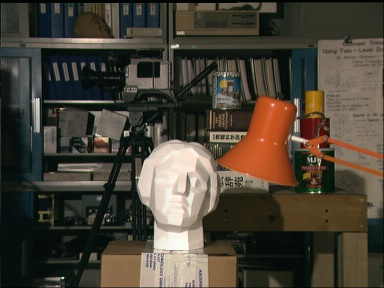
//> input picture DepthMap/Resources/tsukuba/scene1.row3.col1.jpg, 384 x 288 px
$ ./semi_global_matching_refine   (built with g++ and OpenCV 4)
//> lines starting //> are read from the running program, lines starting //| are printed output that depends on the picture; after the words box and inside, x2 and y2 are one past the last pixel; in counts of white or black regions, pixels touching at a corner belong together
### DepthMap/postprocessing.h
#ifndef POSTPROCESSING_H
#define POSTPROCESSING_H

#include <iostream>
#include <vector>

#include <opencv2/core/core.hpp>
#include <opencv2/highgui/highgui.hpp>
#include "opencv2/imgproc/imgproc.hpp"
using namespace cv;
using namespace std;

// utility
float filterblurpoint(cv::Mat newimage, int i, int j, int filtersize);
float filterblurpointRGB(cv::Mat newimage, int i, int j, int filtersize, int color);
float calculateGradient(float dx, float dy, cv::Mat DisparityMap, float d1);

void disparityRefinement(cv::Mat & disparityMap, cv::Mat & refinement_disparitymap, const int threshold);
void depthOfField(cv::Mat & SrcImg, cv::Mat & DstImg, cv::Mat & disparityMap);
void depthOfFieldColor(cv::Mat & SrcImg, cv::Mat & DstImg, cv::Mat & disparityMap);
void droppingleaves(cv::Mat & SrcImg, string & AnimationDir, vector<string> & files, cv::Mat & disparityMap);

#endif // POSTPROCESSING_H

### DepthMap/gaussian.h
#ifndef GAUSSIAN_H
#define GAUSSIAN_H

#include <cassert>
#include <cmath>

#include <opencv2/core/core.hpp>

void grayscaleGaussianBlur(cv::Mat &source, cv::Mat &destination, int sizeX, int sizeY = -1);

#endif // GAUSSIAN_H

### DepthMap/postprocessing.cpp
#include "postprocessing.h"

// simple wrapper for accessing single-channel matrix elements
inline uchar getMatElement(cv::Mat &matrix, int i, int j) {
	assert(matrix.type() == CV_8UC1);
	if (i < 0 || i >= matrix.rows || j < 0 || j >= matrix.cols) {
		return 0;
	}
	else {
		return matrix.at<uchar>(i, j);
	}
}

inline uchar getMatElementRGB(Mat &matrix, int i, int j, int color) {
	assert(matrix.type() == CV_8UC3);
	if (i < 0 || i >= matrix.rows || j < 0 || j >= matrix.cols) {
		return 0;
	}
	else
	{
		return matrix.at<Vec3b>(i, j)[color];
	}
}

float filterblurpoint(cv::Mat newimage, int i, int j, int filtersize) {
	int filter = (filtersize - 1) / 2;
	float tmp = 0.0;
	for (int a = -filter; a <= filter; a++) {
		for (int b = -filter; b <= filter; b++) {
			tmp += (float)getMatElement(newimage, i + a, j + b);
		}
	}
	return tmp / (filtersize*filtersize);
}

float filterblurpointRGB(cv::Mat newimage, int i, int j, int filtersize, int color) {
	int filter = (filtersize - 1) / 2;
	float tmp = 0.0;
	for (int a = -filter; a <= filter; a++) {
		for (int b = -filter; b <= filter; b++) {
			tmp += (float)getMatElementRGB(newimage, i + a, j + b, color);
		}
	}
	return tmp / (filtersize*filtersize);
}

float calculateGradient(float dx, float dy, cv::Mat DisparityMap, float d1)
{

	float d2 = getMatElement(DisparityMap, dx, dy);
	float DG = ((abs(d2 - d1)) / abs((1 + (d2 - d1) / 2)));
	return DG;
}

void disparityRefinement(cv::Mat & disparityMap, cv::Mat & refinement_disparitymap, const int threshold)
{
	float disimg_mean = mean(disparityMap)[0];
	for (int i = 1; i < disparityMap.rows - 1; ++i) {
		for (int j = 1; j < disparityMap.cols - 1; ++j) {
			float d1 = disparityMap.at<uchar>(i, j);//the current disparity
			float up, down, right, left;//save the gradient
			left = calculateGradient(i - 1, j, disparityMap, d1);
			right = calculateGradient(i + 1, j, disparityMap, d1);
			up = calculateGradient(i, j - 1, disparityMap, d1);
			down = calculateGradient(i, j + 1, disparityMap, d1);
			if (left > threshold)//check the gradient
			{
				if (abs(d1 - disimg_mean) < abs((float)disparityMap.at<uchar>(i - 1, j) - disimg_mean))
				{
					refinement_disparitymap.at<uchar>(i - 1, j) = d1;
				}
				else d1 = disparityMap.at<uchar>(i - 1, j);
			}
			if (up > threshold)
			{
				if (abs(d1 - disimg_mean) < abs((float)disparityMap.at<uchar>(i, j - 1) - disimg_mean))
				{
					refinement_disparitymap.at<uchar>(i, j - 1) = d1;
				}
				else d1 = disparityMap.at<uchar>(i, j - 1);
			}
			if (right > threshold)
			{
				if (abs(d1 - disimg_mean) < abs((float)disparityMap.at<uchar>(i + 1, j) - disimg_mean))
				{
					refinement_disparitymap.at<uchar>(i + 1, j) = d1;
				}
				else d1 = disparityMap.at<uchar>(i + 1, j);
			}
			if (down > threshold)
			{
				if (abs(d1 - disimg_mean) < abs((float)disparityMap.at<uchar>(i, j + 1) - disimg_mean))
				{
					refinement_disparitymap.at<uchar>(i, j + 1) = d1;
				}
				else d1 = (float)disparityMap.at<uchar>(i, j + 1);
			}
			//Refinement.at<uchar>(i, j) = d1;
		}
	}
}

void depthOfField(cv::Mat & SrcImg, cv::Mat & DstImg, cv::Mat & disparityMap)
{
	for (int i = 0; i < disparityMap.rows; i++) {
		for (int j = 0; j < disparityMap.cols; j++) {
			if ((float)disparityMap.at<uchar>(i, j) <= 80)
			{
				//checknew.at<uchar>(i, j) = newimage.at<uchar>(i, j);
				DstImg.at<uchar>(i, j) = filterblurpoint(SrcImg, i, j, 5);
			}
			if ((float)disparityMap.at<uchar>(i, j) > 80 && (float)disparityMap.at<uchar>(i, j) <= 100)
			{
				//checknew.at<uchar>(i, j) = newimage.at<uchar>(i, j);
				DstImg.at<uchar>(i, j) = filterblurpoint(SrcImg, i, j, 3);
			}
		}
	}
}

void depthOfFieldColor(cv::Mat & SrcImg, cv::Mat & DstImg, cv::Mat & disparityMap)
{
	for (int i = 0; i < disparityMap.rows; i++) {
		for (int j = 0; j < disparityMap.cols; j++) {
			if ((float)disparityMap.at<uchar>(i, j) <= 80)
			{
				DstImg.at<Vec3b>(i, j)[0] = filterblurpointRGB(SrcImg, i, j, 5, 0);
				DstImg.at<Vec3b>(i, j)[1] = filterblurpointRGB(SrcImg, i, j, 5, 1);
				DstImg.at<Vec3b>(i, j)[2] = filterblurpointRGB(SrcImg, i, j, 5, 2);

			}
			if ((float)disparityMap.at<uchar>(i, j) > 80 && (float)disparityMap.at<uchar>(i, j) <= 100)
			{
				DstImg.at<Vec3b>(i, j)[0] = filterblurpointRGB(SrcImg, i, j, 3, 0);
				DstImg.at<Vec3b>(i, j)[1] = filterblurpointRGB(SrcImg, i, j, 3, 1);
				DstImg.at<Vec3b>(i, j)[2] = filterblurpointRGB(SrcImg, i, j, 3, 2);
			}
		}
	}
}

// [7 lines left out: function isWhite, not called in this run]

void droppingleaves(cv::Mat & SrcImg, string & AnimationDir, vector<string> & files, cv::Mat & disparityMap)
{
	int img_cnt = 2;
	while (1) {

		Mat AniImg = imread(AnimationDir + files[img_cnt]);
		Mat animated_srcimg = SrcImg.clone();

		for (int rowIndex = 0; rowIndex < AniImg.rows; rowIndex++) {
			for (int colIndex = 0; colIndex < animated_srcimg.cols; colIndex++) {
				if ( !isWhite(AniImg.at<Vec3b>(rowIndex, colIndex)) && (int)disparityMap.at<uchar>(rowIndex, colIndex) < 80 ) {
					animated_srcimg.at<Vec3b>(rowIndex, colIndex) = AniImg.at<Vec3b>(rowIndex, colIndex);
				}
				else {
					animated_srcimg.at<Vec3b>(rowIndex, colIndex) = SrcImg.at<Vec3b>(rowIndex, colIndex);
				}
			}
		}
		imshow("Dropping maples", animated_srcimg);
		waitKey(100);
		if (img_cnt < files.size() - 1) {
			img_cnt++;
		}
		else {
			img_cnt = 2;
		}
	}
}

### DepthMap/gaussian.cpp
#include "gaussian.h"

#define PI 3.141592654

// simple wrapper for accessing single-channel matrix elements
inline uchar getMatElement(cv::Mat &matrix, int i, int j) {
	assert(matrix.type() == CV_8UC1);
	if (i < 0 || i >= matrix.rows || j < 0 || j >= matrix.cols) {
		return 0;
	}
	else {
		return matrix.at<uchar>(i, j);
	}
}

void grayscaleGaussianBlur(cv::Mat &source, cv::Mat &destination, int sizeX, int sizeY) {
	if (sizeY == -1) {
		sizeY = sizeX;
	}

	// assert that the kernel sizes are odd and positive
	assert(sizeX % 2 == 1);
	assert(sizeY % 2 == 1);

	// assert that the image matrices are grayscale
	assert(source.type() == CV_8UC1);
	assert(destination.type() == CV_8UC1);

	// assert that the image matrices are of the same size
	assert(source.size() == destination.size());

	int radiusX = (sizeX - 1) / 2;
	int radiusY = (sizeY - 1) / 2;

	double *kernelX = new double[sizeX];
	double *kernelY = new double[sizeY];

	// sigma determines the "spread" of the "Gaussian bell"
	double sigmaX = radiusX / 2.0;
	double sigmaY = radiusY / 2.0;

	double x, y, sum = 0;

	// calculate kernels and normalize them
	for (int i = 0; i < sizeX; ++i) {
		x = abs(radiusX - i);
		kernelX[i] = (1 / sqrt(2 * PI*sigmaX*sigmaX))*exp(-(x*x) / (2 * sigmaX*sigmaX));
		sum += kernelX[i];
	}
	for (int i = 0; i < sizeX; ++i) {
		kernelX[i] /= sum;
	}

	// if the sizes are equal, the kernels also are
	if (sizeX == sizeY) {
		delete[] kernelY;
		kernelY = kernelX;
	}
	else {
		sum = 0;
		for (int i = 0; i < sizeY; ++i) {
			y = abs(radiusY - i);
			kernelY[i] = (1 / sqrt(2 * PI*sigmaY*sigmaY))*exp(-(y*y) / (2 * sigmaY*sigmaY));
			sum += kernelY[i];
		}
		for (int i = 0; i < sizeY; ++i) {
			kernelY[i] /= sum;
		}
	}

	cv::Mat tmp = destination.clone();

	// convolve image with kernelX
	double valueX, valueY;
	for (int i = 0; i < source.rows; ++i) {
		for (int j = 0; j < source.cols; ++j) {
			valueX = 0;
			for (int k = 0; k < sizeX; ++k) {
				valueX += kernelX[k] * getMatElement(source, i, j + k - radiusX);
			}
			tmp.at<uchar>(i, j) = (uchar)(valueX);
		}
	}

	// convolve image with kernelY
	for (int i = 0; i < tmp.rows; ++i) {
		for (int j = 0; j < tmp.cols; ++j) {
			valueY = 0;
			for (int k = 0; k < sizeY; ++k) {
				valueY += kernelY[k] * getMatElement(tmp, i + k - radiusY, j);
			}
			destination.at<uchar>(i, j) = (uchar)(valueY);
		}
	}

	// dealocate space
	delete[] kernelX;
	if (sizeY != sizeX) {
		delete[] kernelY;
	}
}

### DepthMap/semi_global_matching_refine.cpp
#include <iostream>
#include <algorithm>
#include <vector>
#include <cmath>
#include <ctime>
#include <limits>
#include <Windows.h>
#include <dirent.h>

#include <opencv2/core/core.hpp>
#include <opencv2/highgui/highgui.hpp>
#include "opencv2/imgproc/imgproc.hpp"
#include "gaussian.h"
#include "postprocessing.h"

#define BLUR_RADIUS 3
#define PATHS_PER_SCAN 8
#define MAX_SHORT numeric_limits<unsigned short>::max()
#define SMALL_PENALTY 3
#define LARGE_PENALTY 30
#define DEBUG false
#define CV_EVENT_LBUTTONDOWN 1
#define CV_EVENT_RBUTTONDOWN 2
#define LEVEL 30

using namespace std;
using namespace cv;

struct path {
	short rowDiff;
	short colDiff;
	short index;
};

// [22 lines left out: functions getMatElement, printArray, not called in this run]

unsigned short calculatePixelCostOneWayBT(int row, int leftCol, int rightCol, const Mat &leftImage, const Mat &rightImage) {

	char leftValue, rightValue, beforeRightValue, afterRightValue, rightValueMinus, rightValuePlus, rightValueMin, rightValueMax;

	if (leftCol<0)
		leftValue = 0;
	else
		leftValue = leftImage.at<uchar>(row, leftCol);

	if (rightCol<0)
		rightValue = 0;
	else
		rightValue = rightImage.at<uchar>(row, rightCol);

	if (rightCol > 0) {
		beforeRightValue = rightImage.at<uchar>(row, rightCol - 1);
	}
	else {
		beforeRightValue = rightValue;
	}

	//cout << rightCol <<" " <<leftCol<< endl;
	if (rightCol + 1 < rightImage.cols && rightCol>0) {
		afterRightValue = rightImage.at<uchar>(row, rightCol + 1);
	}
	else {
		afterRightValue = rightValue;
	}

	rightValueMinus = round((rightValue + beforeRightValue) / 2.f);
	rightValuePlus = round((rightValue + afterRightValue) / 2.f);

	rightValueMin = min(rightValue, min(rightValueMinus, rightValuePlus));
	rightValueMax = max(rightValue, max(rightValueMinus, rightValuePlus));

	return max(0, max((leftValue - rightValueMax), (rightValueMin - leftValue)));
}

inline unsigned short calculatePixelCostBT(int row, int leftCol, int rightCol, const Mat &leftImage, const Mat &rightImage) {
	return min(calculatePixelCostOneWayBT(row, leftCol, rightCol, leftImage, rightImage),
		calculatePixelCostOneWayBT(row, rightCol, leftCol, rightImage, leftImage));
}

void calculatePixelCost(Mat &firstImage, Mat &secondImage, int disparityRange, unsigned short ***C)
{
	for (int row = 0; row < firstImage.rows; ++row) {
		for (int col = 0; col < firstImage.cols; ++col) {
			for (int d = 0; d < disparityRange; ++d) {
				//cout << col << " " << d << " "<<disparityRange << " " << col - d << endl;
				C[row][col][d] = calculatePixelCostBT(row, col, col - d, firstImage, secondImage);
			}
		}
	}
}

// pathCount can be 1, 2, 4, or 8
void initializeFirstScanPaths(vector<path> &paths, unsigned short pathCount) {
	for (unsigned short i = 0; i < pathCount; ++i) {
		paths.push_back(path());
	}

	if (paths.size() >= 1) {
		paths[0].rowDiff = 0;
		paths[0].colDiff = -1;
		paths[0].index = 1;
	}

	if (paths.size() >= 2) {
		paths[1].rowDiff = -1;
		paths[1].colDiff = 0;
		paths[1].index = 2;
	}

	if (paths.size() >= 4) {
		paths[2].rowDiff = -1;
		paths[2].colDiff = 1;
		paths[2].index = 4;

		paths[3].rowDiff = -1;
		paths[3].colDiff = -1;
		paths[3].index = 7;
	}

	if (paths.size() >= 8) {
		paths[4].rowDiff = -2;
		paths[4].colDiff = 1;
		paths[4].index = 8;

		paths[5].rowDiff = -2;
		paths[5].colDiff = -1;
		paths[5].index = 9;

		paths[6].rowDiff = -1;
		paths[6].colDiff = -2;
		paths[6].index = 13;

		paths[7].rowDiff = -1;
		paths[7].colDiff = 2;
		paths[7].index = 15;
	}
}

// pathCount can be 1, 2, 4, or 8
void initializeSecondScanPaths(vector<path> &paths, unsigned short pathCount) {
	for (unsigned short i = 0; i < pathCount; ++i) {
		paths.push_back(path());
	}

	if (paths.size() >= 1) {
		paths[0].rowDiff = 0;
		paths[0].colDiff = 1;
		paths[0].index = 0;
	}

	if (paths.size() >= 2) {
		paths[1].rowDiff = 1;
		paths[1].colDiff = 0;
		paths[1].index = 3;
	}

	if (paths.size() >= 4) {
		paths[2].rowDiff = 1;
		paths[2].colDiff = 1;
		paths[2].index = 5;

		paths[3].rowDiff = 1;
		paths[3].colDiff = -1;
		paths[3].index = 6;
	}

	if (paths.size() >= 8) {
		paths[4].rowDiff = 2;
		paths[4].colDiff = 1;
		paths[4].index = 10;

		paths[5].rowDiff = 2;
		paths[5].colDiff = -1;
		paths[5].index = 11;

		paths[6].rowDiff = 1;
		paths[6].colDiff = -2;
		paths[6].index = 12;

		paths[7].rowDiff = 1;
		paths[7].colDiff = 2;
		paths[7].index = 14;
	}
}

unsigned short aggregateCost(int row, int col, int d, path &p, int rows, int cols, int disparityRange, unsigned short ***C, unsigned short ***A) {
	unsigned short aggregatedCost = 0;
	aggregatedCost += C[row][col][d];

	if (DEBUG) {
		printf("{P%d}[%d][%d](d%d)\n", p.index, row, col, d);
	}

	if (row + p.rowDiff < 0 || row + p.rowDiff >= rows || col + p.colDiff < 0 || col + p.colDiff >= cols) {
		// border
		A[row][col][d] += aggregatedCost;
		if (DEBUG) {
			printf("{P%d}[%d][%d](d%d)-> %d <BORDER>\n", p.index, row, col, d, A[row][col][d]);
		}
		return A[row][col][d];
	}

	unsigned short minPrev, minPrevOther, prev, prevPlus, prevMinus;
	prev = minPrev = minPrevOther = prevPlus = prevMinus = MAX_SHORT;

	for (int disp = 0; disp < disparityRange; ++disp) {
		unsigned short tmp = A[row + p.rowDiff][col + p.colDiff][disp];
		if (minPrev > tmp) {
			minPrev = tmp;
		}

		if (disp == d) {
			prev = tmp;
		}
		else if (disp == d + 1) {
			prevPlus = tmp;
		}
		else if (disp == d - 1) {
			prevMinus = tmp;
		}
		else {
			if (minPrevOther > tmp + LARGE_PENALTY) {
				minPrevOther = tmp + LARGE_PENALTY;
			}
		}
	}

	aggregatedCost += min(min((int)prevPlus + SMALL_PENALTY, (int)prevMinus + SMALL_PENALTY), min((int)prev, (int)minPrevOther + LARGE_PENALTY));
	aggregatedCost -= minPrev;

	A[row][col][d] += aggregatedCost;

	if (DEBUG) {
		printf("{P%d}[%d][%d](d%d)-> %d<CALCULATED>\n", p.index, row, col, d, A[row][col][d]);
	}

	return A[row][col][d];
}

float printProgress(unsigned int current, unsigned int max, int lastProgressPrinted) {
	int progress = floor(100 * current / (float)max);
	if (progress >= lastProgressPrinted + 20) {
		lastProgressPrinted = lastProgressPrinted + 20;
		cout << lastProgressPrinted << "%" << endl;
	}
	return lastProgressPrinted;
}

void aggregateCosts(int rows, int cols, int disparityRange, unsigned short ***C, unsigned short ****A, unsigned short ***S) {
	vector<path> firstScanPaths;
	vector<path> secondScanPaths;

	initializeFirstScanPaths(firstScanPaths, PATHS_PER_SCAN);
	initializeSecondScanPaths(secondScanPaths, PATHS_PER_SCAN);

	int lastProgressPrinted = 0;
	cout << "First scan..." << endl;
	for (int row = 0; row < rows; ++row) {
		for (int col = 0; col < cols; ++col) {
			for (unsigned int path = 0; path < firstScanPaths.size(); ++path) {
				for (int d = 0; d < disparityRange; ++d) {
					S[row][col][d] += aggregateCost(row, col, d, firstScanPaths[path], rows, cols, disparityRange, C, A[path]);
				}
			}
		}
		lastProgressPrinted = printProgress(row, rows - 1, lastProgressPrinted);
	}

	lastProgressPrinted = 0;
	cout << "Second scan..." << endl;
	for (int row = rows - 1; row >= 0; --row) {
		for (int col = cols - 1; col >= 0; --col) {
			for (unsigned int path = 0; path < secondScanPaths.size(); ++path) {
				for (int d = 0; d < disparityRange; ++d) {
					S[row][col][d] += aggregateCost(row, col, d, secondScanPaths[path], rows, cols, disparityRange, C, A[path]);
				}
			}
		}
		lastProgressPrinted = printProgress(rows - 1 - row, rows - 1, lastProgressPrinted);
	}
}

void computeDisparity(unsigned short ***S, int rows, int cols, int disparityRange, Mat &disparityMap) {
	unsigned int disparity = 0, minCost;
	for (int row = 0; row < rows; ++row) {
		for (int col = 0; col < cols; ++col) {
			minCost = MAX_SHORT;
			for (int d = disparityRange - 1; d >= 0; --d) {
				if (minCost > S[row][col][d]) {
					minCost = S[row][col][d];
					disparity = d;
				}
			}
			disparityMap.at<uchar>(row, col) = disparity;
		}
	}
}

void saveDisparityMap(Mat &disparityMap, int disparityRange, char* outputFile) {
	double factor = 256.0 / disparityRange;
	for (int row = 0; row < disparityMap.rows; ++row) {
		for (int col = 0; col < disparityMap.cols; ++col) {
			disparityMap.at<uchar>(row, col) *= factor;
		}
	}
	imwrite(outputFile, disparityMap);
}


// [14 lines left out: function depthOfFieldColorchange, not called in this run]

CvPoint VertexOne;
Mat color_img_mouse = imread("Resources/tsukuba/scene1.row3.col1.jpg", CV_LOAD_IMAGE_COLOR);
Mat disparity_mouse = Mat(Size(color_img_mouse.cols, color_img_mouse.rows), CV_8UC1, Scalar::all(0));
// [10 lines left out: function onMouse, not called in this run]

int getdir(string dir, vector<string> &files) {
	DIR *dp;//創立資料夾指標
	struct dirent *dirp;
	if ((dp = opendir(dir.c_str())) == NULL) {
		cout << "Error(" << errno << ") opening " << dir << endl;
		return errno;
	}
	while ((dirp = readdir(dp)) != NULL) {//如果dirent指標非空
		files.push_back(string(dirp->d_name));//將資料夾和檔案名放入vector
	}
	closedir(dp);//關閉資料夾指標
	return 0;
}

int main() {

	Mat firstImage = imread("Resources/tsukuba/scene1.row3.col1.jpg", CV_LOAD_IMAGE_GRAYSCALE);
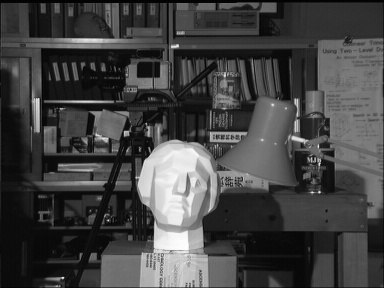
//> firstImage: 288 rows x 384 cols, CV_8UC1; min 0, max 254, mean 67.2
	Mat secondImage = imread("Resources/tsukuba/scene1.row3.col2.jpg", CV_LOAD_IMAGE_GRAYSCALE);
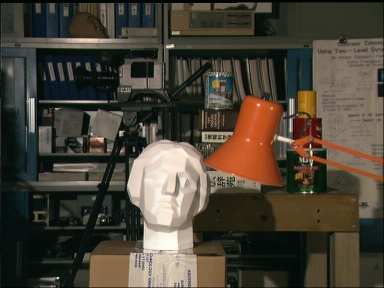
//> input picture DepthMap/Resources/tsukuba/scene1.row3.col2.jpg, 384 x 288 px
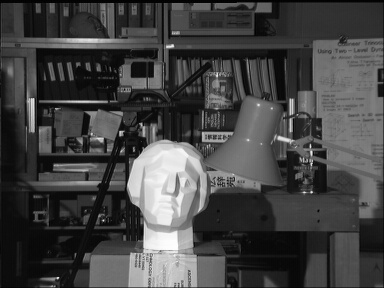
//> secondImage: 288 rows x 384 cols, CV_8UC1; min 0, max 255, mean 67.9


	if (!firstImage.data || !secondImage.data) {
		cerr << "Could not open or find one of the images!" << endl;
		return -1;
	}

	unsigned int disparityRange = 25;
	unsigned short ***C; // pixel cost array W x H x D
	unsigned short ***S; // aggregated cost array W x H x D
	unsigned short ****A; // single path cost array PATHS_PER_SCAN x W x H x D
						  /*
						  * TODO
						  * variable LARGE_PENALTY
						  */

	clock_t begin = clock();

	cout << "Allocating space..." << endl;

	// allocate cost arrays
	C = new unsigned short**[firstImage.rows];
	S = new unsigned short**[firstImage.rows];
	for (int row = 0; row < firstImage.rows; ++row) {
		C[row] = new unsigned short*[firstImage.cols];
		S[row] = new unsigned short*[firstImage.cols]();
		for (int col = 0; col < firstImage.cols; ++col) {
			C[row][col] = new unsigned short[disparityRange];
			S[row][col] = new unsigned short[disparityRange](); // initialize to 0
		}
	}

	A = new unsigned short ***[PATHS_PER_SCAN];
	for (int path = 0; path < PATHS_PER_SCAN; ++path) {
		A[path] = new unsigned short **[firstImage.rows];
		for (int row = 0; row < firstImage.rows; ++row) {
			A[path][row] = new unsigned short*[firstImage.cols];
			for (int col = 0; col < firstImage.cols; ++col) {
				A[path][row][col] = new unsigned short[disparityRange];
				for (unsigned int d = 0; d < disparityRange; ++d) {
					A[path][row][col][d] = 0;
				}
			}
		}
	}

	cout << "Smoothing images..." << endl;
	//
	grayscaleGaussianBlur(firstImage, firstImage, BLUR_RADIUS);
//> the loop in grayscaleGaussianBlur, `for (int i = 0; i < source.rows; ++i)` made 288 passes
//> valueX on passes 1 to 3: 1.32, 0.533, 12.79
//> after the loop in grayscaleGaussianBlur, `for (int i = 0; i < source.rows; ++i)`: valueX = 21.21
//> the loop in grayscaleGaussianBlur, `for (int i = 0; i < tmp.rows; ++i)` made 288 passes
//> valueY on passes 1 to 3: 0.787, 1.38, 11.89
//> after the loop in grayscaleGaussianBlur, `for (int i = 0; i < tmp.rows; ++i)`: valueY = 21.11
	grayscaleGaussianBlur(secondImage, secondImage, BLUR_RADIUS);
//> the loop in grayscaleGaussianBlur (call 2), `for (int i = 0; i < source.rows; ++i)` made 288 passes
//> valueX on passes 1 to 3: 2.68, 0.426, 11
//> the loop in grayscaleGaussianBlur (call 2), `for (int i = 0; i < tmp.rows; ++i)` made 288 passes
//> valueY on passes 1 to 3: 1.57, 1.38, 11.11

	cout << "Calculating pixel cost for the image..." << endl;
	calculatePixelCost(firstImage, secondImage, disparityRange, C);
	if (DEBUG) {
		printArray(C, firstImage.rows, firstImage.cols, disparityRange);
	}
	cout << "Aggregating costs..." << endl;
	aggregateCosts(firstImage.rows, firstImage.cols, disparityRange, C, A, S);
//> after the loop in aggregateCosts, `for (int row = 0; row < rows; ++row)`: lastProgressPrinted = 100
//> the loop in aggregateCosts, `for (int row = rows - 1; row >= 0; --row)` made 288 passes
//> (progress in printProgress, lastProgressPrinted) on passes 2 to 4: (0, 0), (0, 0), (1, 0)
//> (printed output is left out)

	Mat disparityMap = Mat(Size(firstImage.cols, firstImage.rows), CV_8UC1, Scalar::all(0));

	cout << "Computing disparity..." << endl;
	computeDisparity(S, firstImage.rows, firstImage.cols, disparityRange, disparityMap);
//> the loop in computeDisparity, `for (int row = 0; row < rows; ++row)` made 288 passes
//> (minCost, disparity) on passes 1 to 3: (21, 1), (45, 0), (20, 0)
//> after the loop in computeDisparity, `for (int row = 0; row < rows; ++row)`:
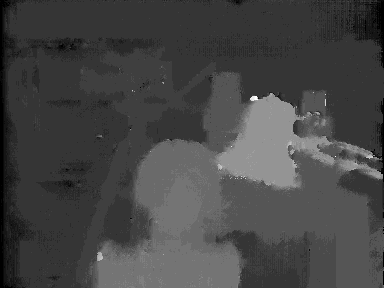
//> disparityMap: 288 rows x 384 cols, CV_8UC1; min 0, max 24, mean 6.6; drawn with min black and max white
//> after the loop in computeDisparity, `for (int row = 0; row < rows; ++row)`: minCost = 192; disparity = 9

	clock_t end = clock();
	double elapsed_secs = double(end - begin) / CLOCKS_PER_SEC;

	printf("Done in %.2lf seconds.\n", elapsed_secs);

	char * outFileName = "Resources/tsukuba/disparity map sgm.jpg";

	//Refinement the steroe image
	//Mat Refinement = Mat(Size(firstImage.cols, firstImage.rows), CV_8UC1, Scalar::all(0));
	Mat refinement_disparitymap = disparityMap.clone();
	const int threshold = 1.8;//disparity gradient limit

	disparityRefinement(disparityMap, refinement_disparitymap, threshold);
//> in disparityRefinement, `float disimg_mean = mean(disparityMap)[0];`: disimg_mean = 6.57
//> after the loop in disparityRefinement, `for (int i = 1; i < disparityMap.rows - 1; ++i)`:
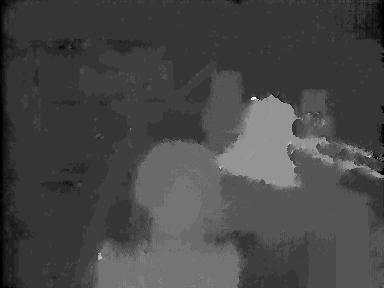
//> refinement_disparitymap: 288 rows x 384 cols, CV_8UC1; 13.63% of pixels changed, all inside (x1, y1, x2, y2) = (0, 0, 384, 288); drawn with min black and max white

	saveDisparityMap(refinement_disparitymap, disparityRange, "Resources/tsukuba/refinement map sgm.jpg");
//> (the rest of the program and of its run is left out)
